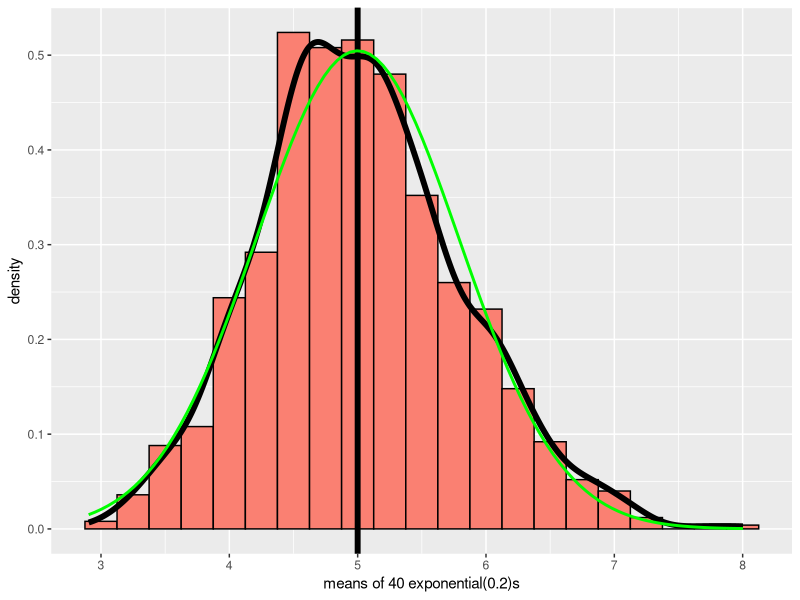
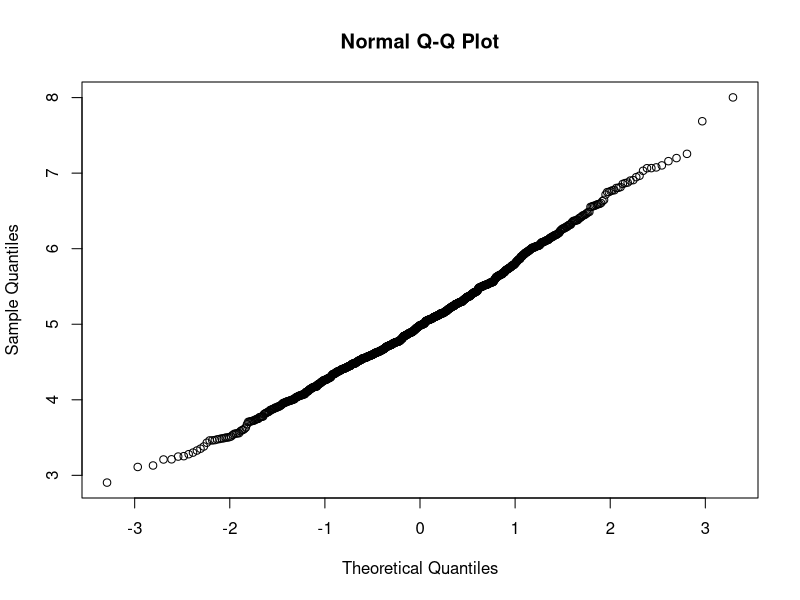
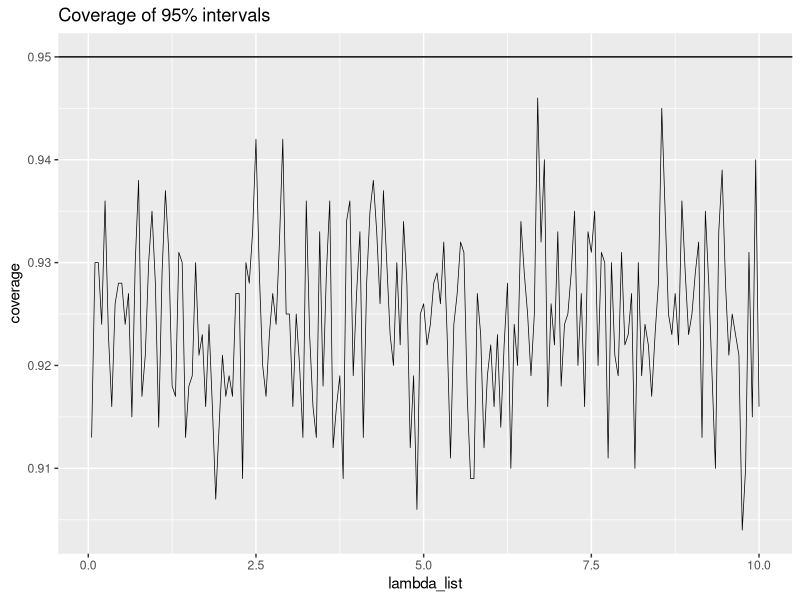

Here is the R script that generated these plots, in order:
## ---- chunk 1
n <- 40
lambda <- 0.2
theory_mean <- 1 / lambda
theory_std_dev <- 1 / lambda
theory_std_err <- theory_std_dev / sqrt(n)
## ---- chunk 2
library(ggplot2)
set.seed(1014093)
nosim <- 1000
n <- 40
samples <- apply(matrix(rexp(nosim * n, rate = lambda), nosim), 1, mean)
## ---- chunk 3
samples_mean <- mean(samples)
samples_sd <- sd(samples)
mean_diff <- samples_mean - theory_mean
## ---- chunk 4
var_diff <- samples_sd^2 - theory_std_err^2
std_err_diff <- samples_sd - theory_std_err
## ---- chunk 5
library(nortest)
shapiro.test(samples)$p.value
ad.test(samples)$p.value
## ---- chunk 6
n <- 40
nosim <- 1000
lambda_list <- seq(0.05, 10, by = 0.05)
coverage <- sapply(lambda_list, function(iter_lambda) {
  runs <- matrix(rexp(nosim * n, rate = iter_lambda), nosim)
  runs_mean <- apply(runs, 1, mean)
  runs_sd <- apply(runs, 1, sd)
  ll <- runs_mean - 1.96 * runs_sd / sqrt(n)
  ul <- runs_mean + 1.96 * runs_sd / sqrt(n)
  mean(ll < 1/iter_lambda & ul > 1/iter_lambda)
})
coverage[lambda_list == 0.2]
## ---- chunk 7
g <- ggplot(data = data.frame(samples), aes(x = samples)) 
g <- g + geom_histogram(fill = "salmon", binwidth = 0.25, aes(y = ..density..), 
                        colour = "black")
g <- g + geom_density(size = 2) 
g <- g + geom_vline(xintercept = theory_mean, size = 2)
g <- g + labs(x = "means of 40 exponential(0.2)s", y = "density")
g <- g + stat_function(fun = dnorm, colour = "green", size = 1,
             args = list(mean = theory_mean,sd = theory_std_err))
g
## ---- chunk 8
qqnorm(samples)
## ---- chunk 9
g <- ggplot(data.frame(lambda_list, coverage), aes(x=lambda_list, y=coverage))
g <- g + geom_line(size = 0.25) + geom_hline(yintercept = 0.95)
g <- g + ggtitle("Coverage of 95% intervals")
g
